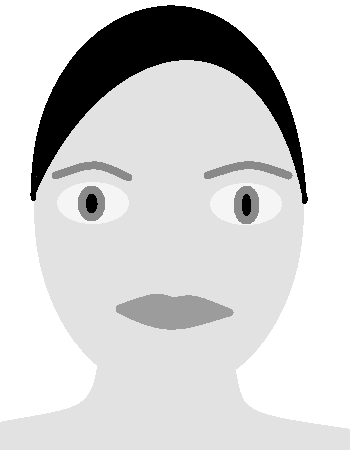
#> input picture lab1/CGFaceGrayscale.bmp, 350 x 450 px, found by its file name
$ python test.py
#> lines starting #> are read from the running program, lines starting #| are printed output that depends on the picture; after the words box and inside, x2 and y2 are one past the last pixel; in counts of white or black regions, pixels touching at a corner belong together
import cv2
import numpy as np
import matplotlib.pyplot as plt
img = cv2.imread('D:\Lab\Telecommunication Lab\lab1\CGFaceGrayscale.bmp',0)
#> img is the input picture: shape (450, 350); min 0, max 255, mean 211.1
mask1=cv2.inRange(img,50,285)
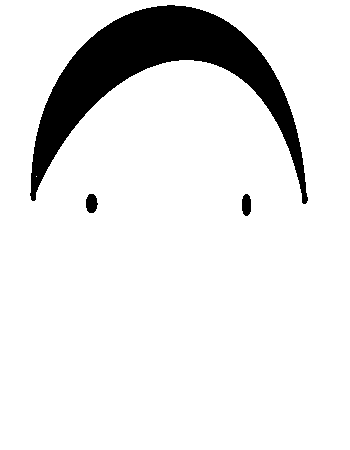
#> mask1: shape (450, 350); 89.8% white; 3 black regions, box (x1, y1, x2, y2) and area: (30, 5, 308, 204) 15665, (86, 194, 98, 213) 180, (242, 194, 251, 216) 167
mask2=cv2.inRange(img,181,230)
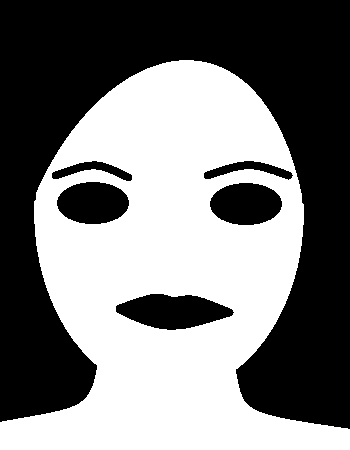
#> mask2: shape (450, 350); 48.4% white; 1 white region, box (x1, y1, x2, y2) and area: (0, 60, 350, 450) 76263
mask3=np.equal(img,137)
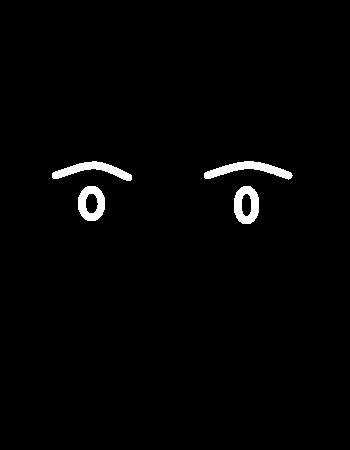
#> mask3: shape (450, 350) bool; 1.6% white; 4 white regions, box (x1, y1, x2, y2) and area: (204, 161, 293, 180) 720, (52, 161, 132, 181) 655, (234, 186, 259, 224) 624, (78, 186, 105, 221) 594
mask4=np.equal(img,0)
mask5=np.equal(img,245)
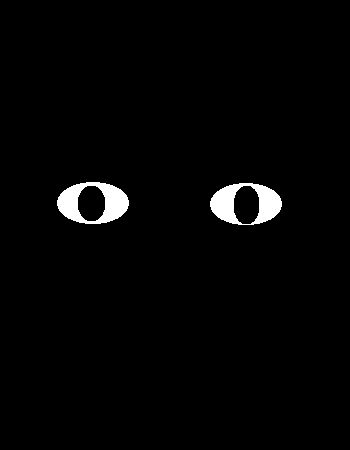
#> mask5: shape (450, 350) bool; 2% white; 2 white regions, box (x1, y1, x2, y2) and area: (57, 182, 129, 224) 1602, (210, 183, 282, 225) 1585
filterd= ((mask3 | mask4 | mask5))
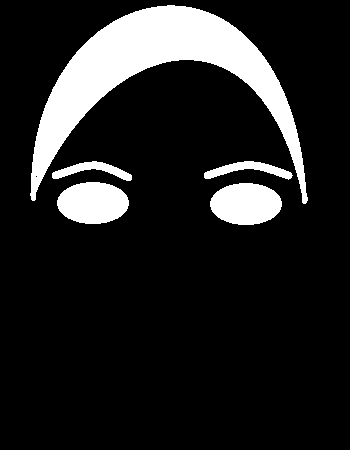
#> filterd: shape (450, 350) bool; 13.8% white; 5 white regions, box (x1, y1, x2, y2) and area: (30, 5, 308, 204) 15665, (57, 182, 129, 224) 2376, (210, 183, 282, 225) 2376, (204, 161, 293, 180) 720, (52, 161, 132, 181) 655
plt.imshow(filterd,cmap='gray')
plt.show()
